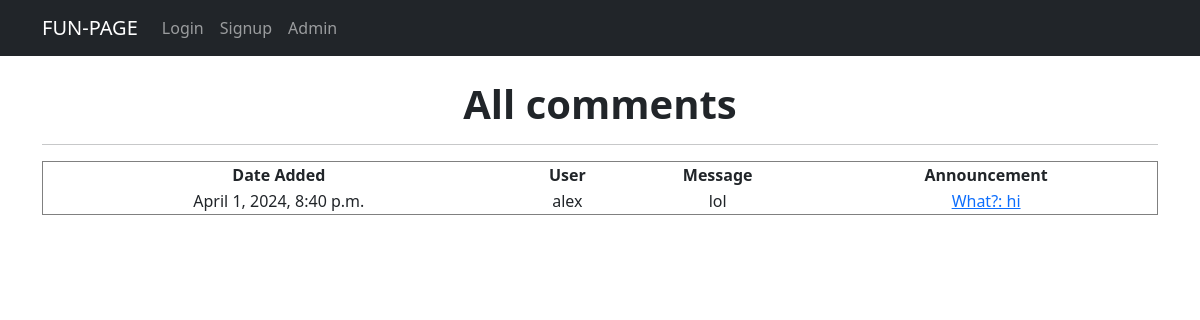
Page /comments/ on the committed database.
### fun/models.py (models this page shows, shortened)
class Comment(models.Model):
    user = models.ForeignKey(User, on_delete=models.CASCADE)
    date = models.DateTimeField(auto_now_add=True)
    announcement = models.ForeignKey('Announcement', on_delete=models.CASCADE)
    content = models.TextField()

class Announcement(models.Model):
    title = models.CharField(max_length=100)
    text = models.TextField()
    category = models.ForeignKey(Category, on_delete=models.CASCADE)
    author = models.ForeignKey(User, default=1, on_delete=models.CASCADE)
    date_added = models.DateTimeField(auto_now_add=True)
    image = models.ImageField(upload_to='images/', null=True, blank=True)
    video = models.FileField(upload_to='videos/', null=True, blank=True)
    likes = models.ManyToManyField(User, related_name="ad_like", blank=True)
    comments = models.ManyToManyField(Comment, related_name="commented_on", blank=True)
    def __str__(self):
        return f'{self.title.title()}: {self.text[:20]}'

### fun/views.py (the view)
# urls.py: path('comments/', CommentView.as_view(), name='comments'),
class CommentView(ListView):
    model = Comment
    ordering = ['-date']
    paginate_by = 20
    template_name = 'comments_list.html'
    context_object_name = 'comments'
    def comments(request):
        comments = Comment.objects.all()
        ad = Announcement.objects.all()
        context = {'comments': comments, 'ad': ad}
        return render(request, 'comments_list.html', context)

### templates/comments_list.html (shortened to what this page needs)
{% extends 'flatpages/default.html' %}
{% block content %}
<h1><b> All comments </b></h1>
<hr>
{% if comments %}
        <table border="1" style="border-collapse: collapse; width: 100%; height: 36px;">
  <thead>
    <tr>
      <th>Date Added</th>
      <th>User</th>
      <th>Message</th>
      <th>Announcement</th>
    </tr>
  </thead>
  <tbody>
    {% for comment in comments %}
      <tr>
        <td>{{ comment.date }}</td>
        <td>{{ comment.user|truncatechars:13 }}</td>
        <td>{{ comment.content|truncatechars:15 }}</td>
        <td><a href="{% url 'ad' comment.announcement.pk %}">{{ comment.announcement|truncatechars:20 }}</a></td>
    {% endfor %}
  </tbody>
</table>
    {% else %}
        <h2> No comments </h2>
    {% endif %}
{% endblock content %}

### rows in the picture
Comment: date "April 1, 2024, 8:40 p.m.", user "alex", content "lol", announcement "What?: hi"
